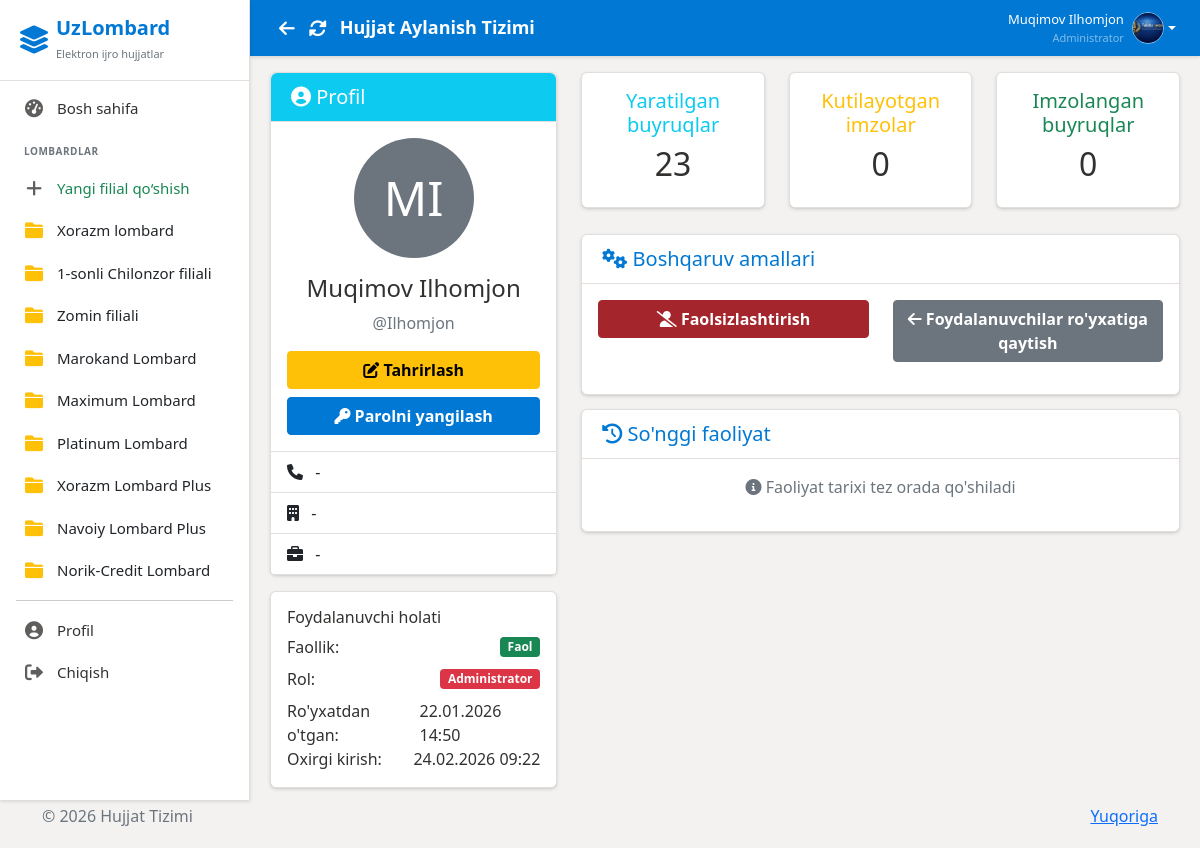
Page /user/1/ (signed in) on the committed database.
### users/models.py (models this page shows, shortened)
class Branch(models.Model):
    name = models.CharField(max_length=100, verbose_name='Branch Name')
    created_at = models.DateTimeField(auto_now_add=True)
    class Meta:
        verbose_name = 'Branch'
        verbose_name_plural = 'Branches'

class CustomUser(AbstractUser):
    ROLE_CHOICES = (
        ('admin', 'Administrator'),
        ('employee', 'Ishchi'),
        ('director', 'Direktor'),
    )
    role = models.CharField(max_length=20, choices=ROLE_CHOICES, default='employee')
    branch = models.ManyToManyField(
        Branch,
        related_name='employees',
        blank=True
    )
    profile_image = models.ImageField(upload_to='profiles/', null=True, blank=True)
    fingerprint_enabled = models.BooleanField(default=False, verbose_name='Fingerprint Authentication Enabled')
    middle_name = models.CharField(max_length=100, blank=True, verbose_name='Otasining ismi')
    position = models.CharField(max_length=200, blank=True, verbose_name='Lavozim')
    pinfl = models.CharField(max_length=14, unique=True, null=True, blank=True, verbose_name="JSHSHIR (PINFL)")
    class Meta:
        verbose_name = 'User'
        verbose_name_plural = 'Users'

### users/views.py (the view)
# urls.py: path('user/<int:user_id>/',         views.user_detail,          name='user_detail'),
@login_required
def user_detail(request, user_id):
    if not request.user.role == 'admin':
        messages.error(request, "You don't have access to this page")
        return redirect('dashboard')
    user = get_object_or_404(CustomUser, id=user_id)
    created_orders = Order.objects.filter(created_by=user).count()
    pending_signatures = Order.objects.filter(
        signers__user=user,
        status__in=['pending', 'partial']
    ).count()
    completed_signatures = OrderSignature.objects.filter(
        user=user,
        signed=True
    ).count()
    context = {
        'user': user,
        'created_orders': created_orders,
        'pending_signatures': pending_signatures,
        'completed_signatures': completed_signatures,
    }
    return render(request, 'users/user_detail.html', context)

### users/context_processors.py (called while the page is built)
def sidebar_branches(request):
    branches = Branch.objects.all()
    return {
        'sidebar_branches': branches
    }

### templates/users/user_detail.html (shortened to what this page needs)
{% extends 'base.html' %}
{% block content %}
<div class="row">
    <div class="col-md-4">
        <div class="card">
            <div class="card-header bg-info text-white">
                <h5 class="mb-0">
                    <i class="fas fa-user-circle"></i>
                    Profil
                </h5>
            </div>
            <div class="card-body text-center">
                <div class="mb-3">
                    <div class="avatar-circle" style="width: 120px; height: 120px; background: #6c757d; border-radius: 50%; margin: 0 auto; display: flex; align-items: center; justify-content: center; font-size: 48px; color: white;">
                        {{ user.first_name|first|upper }}{{ user.last_name|first|upper }}
                    </div>
                </div>
                <h4>{{ user.get_full_name }}</h4>
                <p class="text-muted">@{{ user.username }}</p>
                <div class="d-grid gap-2">
                    <a href="{% url 'edit_user' user.id %}" class="btn btn-warning">
                        <i class="fas fa-edit"></i> Tahrirlash
                    </a>
                    <a href="{% url 'reset_password' user.id %}" class="btn btn-primary">
                        <i class="fas fa-key"></i> Parolni yangilash
                    </a>
                </div>
            </div>
            <ul class="list-group list-group-flush">
                <li class="list-group-item">
                    <i class="fas fa-phone me-2"></i>
                    {{ user.phone|default:"-" }}
                </li>
                <li class="list-group-item">
                    <i class="fas fa-building me-2"></i>
                    {{ user.branch.name|default:"-" }}
                </li>
                <li class="list-group-item">
                    <i class="fas fa-briefcase me-2"></i>
                    {{ user.position|default:"-" }}
                </li>
            </ul>
        </div>
        <div class="card mt-3">
            <div class="card-body">
                <h6 class="card-title">Foydalanuvchi holati</h6>
                <div class="d-flex justify-content-between align-items-center mb-2">
                    <span>Faollik:</span>
                    {% if user.is_active %}
                    <span class="badge bg-success">Faol</span>
                    {% else %}
                    <span class="badge bg-secondary">Faol emas</span>
                    {% endif %}
                </div>
                <div class="d-flex justify-content-between align-items-center mb-2">
                    <span>Rol:</span>
                    <span class="badge {% if user.role == 'admin' %}bg-danger{% else %}bg-info{% endif %}">
                        {{ user.get_role_display }}
                    </span>
                </div>
                <div class="d-flex justify-content-between align-items-center">
                    <span>Ro'yxatdan o'tgan:</span>
                    <span>{{ user.date_joined|date:"d.m.Y H:i" }}</span>
                </div>
                <div class="d-flex justify-content-between align-items-center">
                    <span>Oxirgi kirish:</span>
                    <span>{{ user.last_login|date:"d.m.Y H:i"|default:"-" }}</span>
                </div>
            </div>
        </div>
    </div>
    <div class="col-md-8">
        <div class="row">
            <div class="col-md-4">
                <div class="card text-center">
                    <div class="card-body">
                        <h5 class="card-title text-info">Yaratilgan buyruqlar</h5>
                        <h2>{{ created_orders }}</h2>
                    </div>
                </div>
            </div>
            <div class="col-md-4">
                <div class="card text-center">
                    <div class="card-body">
                        <h5 class="card-title text-warning">Kutilayotgan imzolar</h5>
                        <h2>{{ pending_signatures }}</h2>
                    </div>
                </div>
            </div>
            <div class="col-md-4">
                <div class="card text-center">
                    <div class="card-body">
                        <h5 class="card-title text-success">Imzolangan buyruqlar</h5>
                        <h2>{{ completed_signatures }}</h2>
                    </div>
                </div>
            </div>
        </div>
        <div class="card mt-4">
            <div class="card-header">
                <h5 class="mb-0">
                    <i class="fas fa-cogs"></i>
                    Boshqaruv amallari
                </h5>
            </div>
            <div class="card-body">
                <div class="row">
                    <div class="col-md-6 mb-3">
                        <div class="d-grid">
                            <form method="post" action="{% url 'toggle_status' user.id %}" style="display: inline;">
                                <button type="submit" class="btn {% if user.is_active %}btn-danger{% else %}btn-success{% endif %} w-100">
                                    <i class="fas {% if user.is_active %}fa-user-slash{% else %}fa-user-check{% endif %}"></i>
                                    {% if user.is_active %}Faolsizlashtirish{% else %}Faollashtirish{% endif %}
                                </button>
                            </form>
                        </div>
                    </div>
                    <div class="col-md-6 mb-3">
                        <div class="d-grid">
                            <a href="{% url 'manage_users' %}" class="btn btn-secondary w-100">
                                <i class="fas fa-arrow-left"></i> Foydalanuvchilar ro'yxatiga qaytish
                            </a>
                        </div>
                    </div>
                </div>
            </div>
        </div>
        <div class="card mt-4">
            <div class="card-header">
                <h5 class="mb-0">
                    <i class="fas fa-history"></i>
                    So'nggi faoliyat
                </h5>
            </div>
            <div class="card-body">
                <p class="text-muted text-center">
                    <i class="fas fa-info-circle"></i>
                    Faoliyat tarixi tez orada qo'shiladi
                </p>
            </div>
        </div>
    </div>
</div>
{% endblock %}

### templates/layouts/sidebar.html (shortened to what this page needs)
<div class="sidebar">
    <div class="sidebar-header d-flex align-items-center">
        <i class="fas fa-layer-group fs-3 me-2"></i>
        <div>
            <h5 class="mb-0 fw-bold">UzLombard</h5>
            <small class="text-secondary" style="font-size: 11px;">Elektron ijro hujjatlar</small>
        </div>
    </div>
    <div class="sidebar-menu">
        {% if user.is_authenticated %}
        {% if user.role == 'admin' %}
        <a href="{% url 'dashboard' %}"
            class="{% if request.resolver_match.url_name == 'dashboard' %}active{% endif %}">
            <i class="fas fa-tachometer-alt"></i>
            Bosh sahifa
        </a>
        <div class="mt-4 mb-2 px-4 text-uppercase fw-bold text-secondary"
            style="font-size: 10px; letter-spacing: 0.5px;">
            Lombardlar
        </div>
        <a href="{% url 'create_branch' %}" class="text-success fw-semibold">
            <i class="fas fa-plus"></i> Yangi filial qo‘shish
        </a>
        {% for branch in sidebar_branches %}
        <a href="{% url 'branch_documents' branch.id %}" class="text-dark fw-semibold">
            <i class="fas fa-folder text-warning"></i> {{ branch.name }}
        </a>
        {% endfor %}
        {% endif %}
        <hr class="mx-3 my-2" style="border-color: var(--sidebar-border);">
        <a href="{% url 'profile' %}">
            <i class="fas fa-user-circle"></i>
            Profil
        </a>
        <a href="{% url 'logout' %}" onclick="return confirm('Chiqishni istaysizmi?')">
            <i class="fas fa-sign-out-alt"></i>
            Chiqish
        </a>
        {% else %}
        <a href="{% url 'login' %}">
            <i class="fas fa-sign-in-alt"></i>
            Kirish
        </a>
        {% endif %}
    </div>
</div>

### templates/layouts/header.html (shortened to what this page needs)
<div class="header">
  <div class="d-flex align-items-center">
    <button onclick="history.back()" class="btn btn-link text-white p-1 me-1" title="Orqaga" style="font-size:18px; text-decoration:none;">
      <i class="fas fa-arrow-left"></i>
    </button>
    <button onclick="location.reload()" class="btn btn-link text-white p-1 me-2" title="Yangilash" style="font-size:18px; text-decoration:none;">
      <i class="fas fa-sync-alt"></i>
    </button>
    <h4>{% block header_title %}Hujjat Aylanish Tizimi{% endblock %}</h4>
  </div>
  {% if user.is_authenticated %}
  <div class="user-info">
    <div class="dropdown">
      <a href="#" class="d-flex align-items-center text-decoration-none dropdown-toggle text-white"
        data-bs-toggle="dropdown">
        <div class="text-end me-2 d-none d-md-block">
          <div class="fw-semibold" style="font-size: 13px;">{{ user.get_full_name }}</div>
          <div class="text-white-50" style="font-size: 11px;">{{ user.get_role_display }}</div>
        </div>
        {% if user.profile_image %}
        <img src="{{ user.profile_image.url }}" alt="Profile" class="user-avatar">
        {% else %}
        <div class="user-avatar bg-white text-primary d-flex align-items-center justify-content-center fw-bold">
          {{ user.first_name|first }}{{ user.last_name|first }}
        </div>
        {% endif %}
      </a>
    </div>
  </div>
  {% endif %}
</div>

### templates/base.html (style rules this page uses)
:root { --primary-color: #0078D4; --primary-hover: #005A9E; --primary-light: #C7E0F4; --secondary-color: #605E5C; --success-color: #107C41; --warning-color: #D83B01; --danger-color: #A4262C; --bg-body: #F3F2F1; --bg-surface: #FFFFFF; --text-primary: #323130; --text-secondary: #605E5C; --sidebar-bg: #FFFFFF; --sidebar-border: #E1DFDD; --sidebar-width: 250px; --header-height: 56px; --radius-md: 4px; --radius-lg: 6px; --shadow-sm: 0 1.6px 3.6px 0 rgba(0, 0, 0, 0.13), 0 0.3px 0.9px 0 rgba(0, 0, 0, 0.11); --shadow-md: 0 3.2px 7.2px 0 rgba(0, 0, 0, 0.13), 0 0.6px 1.8px 0 rgba(0, 0, 0, 0.11); }
* { margin: 0; padding: 0; box-sizing: border-box; }
body { font-family: 'Segoe UI', -apple-system, BlinkMacSystemFont, Roboto, 'Helvetica Neue', sans-serif; background-color: var(--bg-body); color: var(--text-primary); font-size: 16px; overflow: hidden; height: 100vh; }
.form-control, .btn { border-radius: var(--radius-md); font-family: inherit; }
.btn { font-weight: 600; box-shadow: none; transition: background-color 0.1s ease, color 0.1s ease; }
.btn-primary { background-color: var(--primary-color); border-color: var(--primary-color); }
.btn-danger { background-color: var(--danger-color); border-color: var(--danger-color); }
.sidebar { position: fixed; top: 0; left: 0; height: 100vh; width: var(--sidebar-width); background: var(--sidebar-bg); color: var(--text-primary); transition: all 0.3s cubic-bezier(0.25, 0.8, 0.25, 1); z-index: 1000; box-shadow: var(--shadow-sm); border-right: 1px solid var(--sidebar-border); }
.sidebar-header { padding: 16px 20px; background: transparent; border-bottom: 1px solid var(--sidebar-border); color: var(--primary-color); }
.sidebar-menu { padding: 6px 0; }
.sidebar-menu a { display: flex; align-items: center; padding: 10px 20px; color: var(--text-primary); text-decoration: none; transition: background-color 0.1s; border-left: 3px solid transparent; font-weight: 400; font-size: 15px; }
.sidebar-menu i { margin-right: 12px; width: 22px; text-align: center; font-size: 18px; color: var(--secondary-color); }
.header { background: var(--primary-color); color: white; padding: 0 24px; height: var(--header-height); min-height: var(--header-height); display: flex; justify-content: space-between; align-items: center; box-shadow: var(--shadow-sm); margin-bottom: 0; flex-shrink: 0; }
.header h4 { font-size: 18px; font-weight: 600; margin: 0; }
.user-info { display: flex; align-items: center; gap: 15px; }
.user-avatar { width: 32px; height: 32px; border-radius: 50%; object-fit: cover; border: 1px solid rgba(255, 255, 255, 0.5); }
.card { border: 1px solid var(--sidebar-border); border-radius: var(--radius-lg); box-shadow: var(--shadow-sm); margin-bottom: 12px; background: var(--bg-surface); transition: box-shadow 0.2s; }
.card-header { background: var(--bg-surface); border-bottom: 1px solid var(--sidebar-border); font-weight: 600; padding: 12px 20px; border-radius: var(--radius-lg) var(--radius-lg) 0 0 !important; color: var(--primary-color); font-size: 17px; }
.mt-4 { margin-top: 14px !important; }

### rows in the picture
Branch: name "Xorazm lombard"
Branch: name "1-sonli Chilonzor filiali"
Branch: name "Zomin filiali"
Branch: name "Marokand Lombard"
Branch: name "Maximum Lombard"
Branch: name "Platinum Lombard"
Branch: name "Xorazm Lombard Plus"
Branch: name "Navoiy Lombard Plus"
Branch: name "Norik-Сredit Lombard"
CustomUser: get_full_name "Muqimov Ilhomjon", role "Administrator", profile_image (picture), first_name|first "M", last_name|first "I", username "Ilhomjon", branch.name "-", position "-", date_joined "22.01.2026 14:50", last_login "24.02.2026 09:22"

### other values in the picture
{{ user.phone|default:"-" }} "-"
{{ created_orders }} "23"
{{ pending_signatures }} "0"
{{ completed_signatures }} "0"
